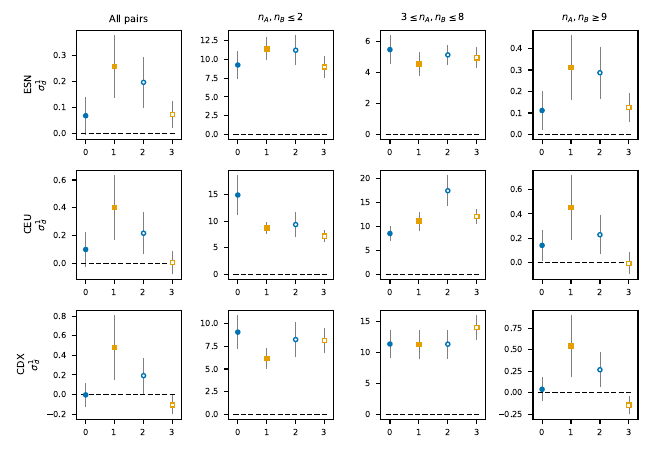

Generate this figure with Python:
# Figure 6: LD within and between gene domains
import sys
import moments.TwoLocus
import matplotlib.pylab as plt
import numpy as np
import pickle

# set font sizes
import matplotlib

plt.rcParams["legend.title_fontsize"] = "xx-small"
matplotlib.rc("xtick", labelsize=6)
matplotlib.rc("ytick", labelsize=6)
matplotlib.rc("axes", labelsize=7)
matplotlib.rc("axes", titlesize=7)
matplotlib.rc("legend", fontsize=6)

from bokeh.palettes import Colorblind

data = {}

SE = {}

populations = {
    "Africa": ["ESN", "GWD", "LWK", "MSL", "YRI"],
    "Europe": ["CEU", "FIN", "GBR", "IBS", "TSI"],
    "East Asia": ["CDX", "CHB", "CHS", "JPT", "KHV"],
}

for continent, pops in populations.items():
    for pop in pops:
        ld_pop = pickle.load(
            open(f"../analysis/parsed_data_v2/{pop}.unphased.domains.bp", "rb")
        )
        data[pop] = ld_pop
        se_pop = pickle.load(
            open(
                f"../analysis/parsed_data_v2/{pop}.unphased.domains.SEs.bp",
                "rb",
            )
        )
        SE[pop] = se_pop

ms = 3
lw = 0.5
markers = ["o", "s"]
colors = Colorblind[8]
labels = [
    "Synonymous, w/in domains",
    "Missense, w/in domains",
    "Syn., outside domains",
    "Mis., outside domains",
]


def plot_data(pop, categ, ax):
    # within syn, within non, match syn, match non
    to_plot = [
        data[pop]["within"][categ]["synonymous"]["sd1"],
        data[pop]["within"][categ]["missense"]["sd1"],
        data[pop]["outside"]["matching"][categ]["synonymous"]["sd1"],
        data[pop]["outside"]["matching"][categ]["missense"]["sd1"],
    ]
    err_plot = [
        SE[pop]["within"][categ]["synonymous"]["sd1"],
        SE[pop]["within"][categ]["missense"]["sd1"],
        SE[pop]["outside"]["matching"][categ]["synonymous"]["sd1"],
        SE[pop]["outside"]["matching"][categ]["missense"]["sd1"],
    ]

    for ii, (p, e) in enumerate(zip(to_plot, err_plot)):
        if ii >= 2:
            mfc = "white"
        else:
            mfc = None
        ax.plot(
            ii,
            p,
            ms=ms,
            color=colors[ii % 2],
            marker=markers[ii % 2],
            label=labels[ii],
            mfc=mfc,
        )
        ax.errorbar(
            ii,
            p,
            yerr=e,
            linestyle="None",
            linewidth=lw,
            color="gray",
        )
    ax.hlines(
        0, ax.get_xlim()[0], ax.get_xlim()[1], linestyle="--", colors=["black"], lw=1
    )


fig = plt.figure(9876, figsize=(6.5, 4.5))
plt.clf()
pop_afr = "ESN"
pop_eur = "CEU"
pop_eas = "CDX"

ax1 = plt.subplot(3, 4, 1)
categ = "all"
plot_data(pop_afr, categ, ax1)
ax1.set_ylabel(f"{pop_afr}\n" + r"$\sigma_d^1$")
ax1.set_title("All pairs")

ax2 = plt.subplot(3, 4, 2)
categ = "leq2"
plot_data(pop_afr, categ, ax2)
ax2.set_title(r"$n_A, n_B \leq 2$")

ax3 = plt.subplot(3, 4, 3)
categ = "3to8"
plot_data(pop_afr, categ, ax3)
ax3.set_title(r"$3 \leq n_A, n_B \leq 8$")

ax4 = plt.subplot(3, 4, 4)
categ = "geq9"
plot_data(pop_afr, categ, ax4)
ax4.set_title(r"$n_A, n_B \geq 9$")

ax5 = plt.subplot(3, 4, 5)
categ = "all"
plot_data(pop_eur, categ, ax5)
ax5.set_ylabel(f"{pop_eur}\n" + r"$\sigma_d^1$")

ax6 = plt.subplot(3, 4, 6)
categ = "leq2"
plot_data(pop_eur, categ, ax6)

ax7 = plt.subplot(3, 4, 7)
categ = "3to8"
plot_data(pop_eur, categ, ax7)

ax8 = plt.subplot(3, 4, 8)
categ = "geq9"
plot_data(pop_eur, categ, ax8)

ax9 = plt.subplot(3, 4, 9)
categ = "all"
plot_data(pop_eas, categ, ax9)
ax9.set_ylabel(f"{pop_eas}\n" + r"$\sigma_d^1$")

ax10 = plt.subplot(3, 4, 10)
categ = "leq2"
plot_data(pop_eas, categ, ax10)

ax11 = plt.subplot(3, 4, 11)
categ = "3to8"
plot_data(pop_eas, categ, ax11)

ax12 = plt.subplot(3, 4, 12)
categ = "geq9"
plot_data(pop_eas, categ, ax12)


plt.tight_layout()
plt.savefig("data_domains.pdf")

fig2 = plt.figure(98765, figsize=(6.5, 7))
fig2.clf()
i = 0
for pop in populations["Africa"]:
    #if pop != pop_afr:
        for categ in ["all", "leq2", "3to8", "geq9"]:
            ax = plt.subplot(5, 4, i + 1)
            if i == 0:
                ax.set_title("All pairs")
            elif i == 1:
                ax.set_title(r"$n_A, n_B \leq 2$")
            elif i == 2:
                ax.set_title(r"$3 \leq n_A, n_B \leq 8$")
            elif i == 3:
                ax.set_title(r"$n_A, n_B \geq 9$")
            plot_data(pop, categ, ax)
            if i % 4 == 0:
                ax.set_ylabel(f"{pop}\n" + r"$\sigma_d^1$")
            ax.set_xticks([0, 1, 2, 3])
            if i < 12:
                ax.set_xticklabels([])
            else:
                ax.set_xticklabels(["Syn.\nw/in", "Mis.\nw/in", "Syn.\nout.", "Mis.\nout."])
            i += 1


plt.tight_layout()
plt.savefig("data_domains_afr.pdf")

fig3 = plt.figure(98764, figsize=(6.5, 7))
fig3.clf()
i = 0
for pop in populations["Europe"]:
    #if pop != pop_eur:
        for categ in ["all", "leq2", "3to8", "geq9"]:
            ax = plt.subplot(4, 4, i + 1)
            if i == 0:
                ax.set_title("All pairs")
            elif i == 1:
                ax.set_title(r"$n_A, n_B \leq 2$")
            elif i == 2:
                ax.set_title(r"$3 \leq n_A, n_B \leq 8$")
            elif i == 3:
                ax.set_title(r"$n_A, n_B \geq 9$")
            plot_data(pop, categ, ax)
            if i % 4 == 0:
                ax.set_ylabel(f"{pop}\n" + r"$\sigma_d^1$")
            ax.set_xticks([0, 1, 2, 3])
            if i < 12:
                ax.set_xticklabels([])
            else:
                ax.set_xticklabels(["Syn.\nw/in", "Mis.\nw/in", "Syn.\nout.", "Mis.\nout."])
            i += 1

plt.tight_layout()
plt.savefig("data_domains_eur.pdf")

fig4 = plt.figure(98763, figsize=(6.5, 7))
fig4.clf()
i = 0
for pop in populations["East Asia"]:
    #if pop != pop_eas:
        for categ in ["all", "leq2", "3to8", "geq9"]:
            ax = plt.subplot(4, 4, i + 1)
            if i == 0:
                ax.set_title("All pairs")
            elif i == 1:
                ax.set_title(r"$n_A, n_B \leq 2$")
            elif i == 2:
                ax.set_title(r"$3 \leq n_A, n_B \leq 8$")
            elif i == 3:
                ax.set_title(r"$n_A, n_B \geq 9$")
            plot_data(pop, categ, ax)
            if i % 4 == 0:
                ax.set_ylabel(f"{pop}\n" + r"$\sigma_d^1$")
            ax.set_xticks([0, 1, 2, 3])
            if i < 12:
                ax.set_xticklabels([])
            else:
                ax.set_xticklabels(["Syn.\nw/in", "Mis.\nw/in", "Syn.\nout.", "Mis.\nout."])
            i += 1

plt.tight_layout()
plt.savefig("data_domains_eas.pdf")

